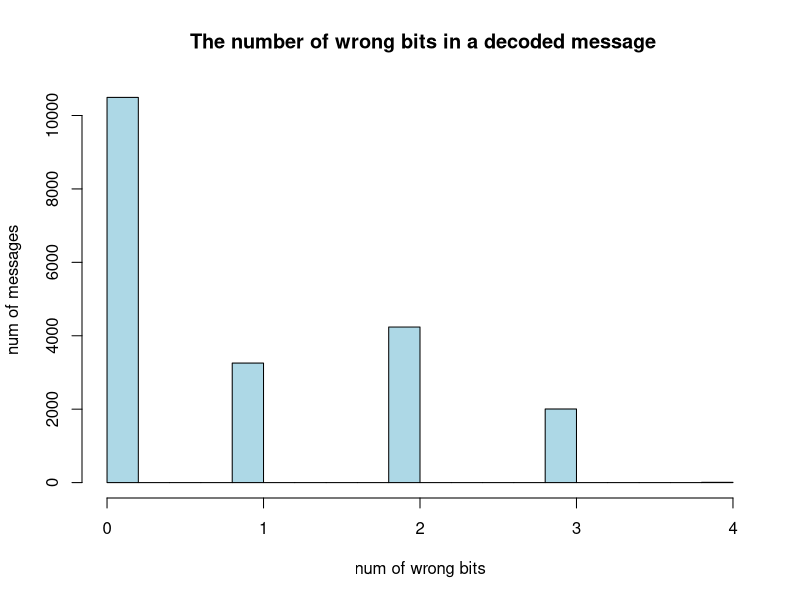
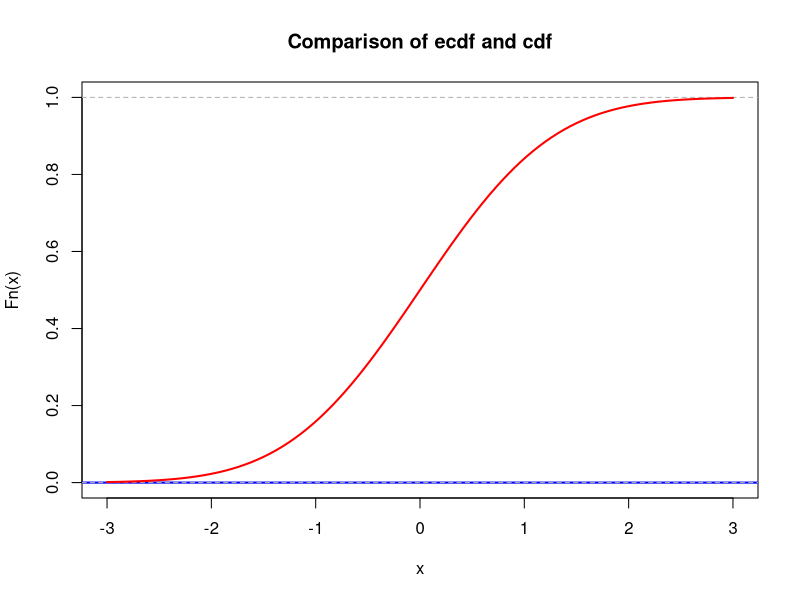

These figures' R source, in order:
## ---- chunk 1
# your team id number 
                          ###
id <- 22                  ### Change to the correct id!
                          ###
set.seed(id)
p <- id/100
# matrices G and H
G <- matrix(c(1, 1, 1, 0, 0, 0, 0,
		1, 0, 0, 1, 1, 0, 0,
		0, 1, 0, 1, 0, 1, 0,
		1, 1, 0, 1, 0, 0, 1), nrow = 4, byrow = TRUE)
H <- t(matrix(c(1, 0, 1, 0, 1, 0, 1,
		0, 1, 1, 0, 0, 1, 1,
		0, 0, 0, 1, 1, 1, 1), nrow = 3, byrow = TRUE))
cat("The matrix G is: \n") 
G  
cat("The matrix H is: \n") 
H
cat("The product GH must be zero: \n")
(G%*%H) %%2
## ---- chunk 2
# generate N messages and encode them to 7-bit codewords

message_generator <- function(N) {
  matrix(sample(c(0,1), 4*N, replace = TRUE), nrow = N)
}

N = 20000
messages <- message_generator(N)
codewords <- (messages %*% G) %% 2
#messages
#codewords
## ---- chunk 3
generate_errors <- function(N) {
  matrix(sample(0:1, 7*N, replace = TRUE, prob=c(1-p, p)), nrow = N)
}
errors <- generate_errors(N)
#cat("errors \n")
#errors
received <- (codewords + errors) %% 2
# cat("original coded messages \n")
# codewords
# cat("messages with errors \n")
# received
## ---- chunk 4
syndrome_vectors <- (received %*% H) %% 2
## ---- chunk 5
m <- matrix(rep(c(1, 2, 4), N), nrow = N, byrow = TRUE)
syndrome_vectors_2_0 <- (syndrome_vectors * m)
bits_with_errors = rowSums(syndrome_vectors_2_0)
# cat("bits to be reversed")
# bits_with_errors
## ---- chunk 6
row = 1
for(bit in bits_with_errors){
  received[row, bit] = (received[row, bit] + 1) %% 2
  row = row + 1
}
# cat("messages after reversing bits \n")
# received
## ---- chunk 7
decoded_messages <- cbind(received[,3], received[,5], received[,6], received[,7])
# cat("decoded messages")
# decoded_messages
# cat("original messages")
# messages

right_decoded_num = sum(
  decoded_messages[,1]==messages[,1] & 
  decoded_messages[,2]==messages[,2]&
  decoded_messages[,3]==messages[,3]&
  decoded_messages[,4]==messages[,4]
  )

p_hat = right_decoded_num/N
cat("Empirical probability: ")
cat(p_hat)
cat("\n")
cat("Empirical probability - p*: ")
cat(p_hat - 0.522463)
## ---- chunk 8
num_of_errors_list <- matrix(nrow=1, ncol = N)
for(row in 1:N){
  num_of_errors_list[1,row] = sum(decoded_messages[row,] != messages[row,])
}
hist(num_of_errors_list,
     xlim = c(0,4),
     xlab = "num of wrong bits",
     ylab = "num of messages",
     main = " The number of wrong bits in a decoded message",
     col = "lightblue");
## ---- chunk 9
lambda <- 1  # change this!
N <- 100     # change this!
mu <- N * lambda
K <- 1e3
n <- 5
sample_means <- colMeans(matrix(rpois(n*K, lambda = mu), nrow=n))
## ---- chunk 10
mu <- 0       # change this!
sigma <- 1    # change this!
## ---- chunk 11
xlims <- c(mu-3*sigma,mu+3*sigma)
Fs <- ecdf(sample_means)
plot(Fs, 
     xlim = xlims, 
     ylim = c(0,1),
     col = "blue",
     lwd = 2,
     main = "Comparison of ecdf and cdf")
curve(pnorm(x, mean = mu, sd = sigma), col = "red", lwd = 2, add = TRUE)
